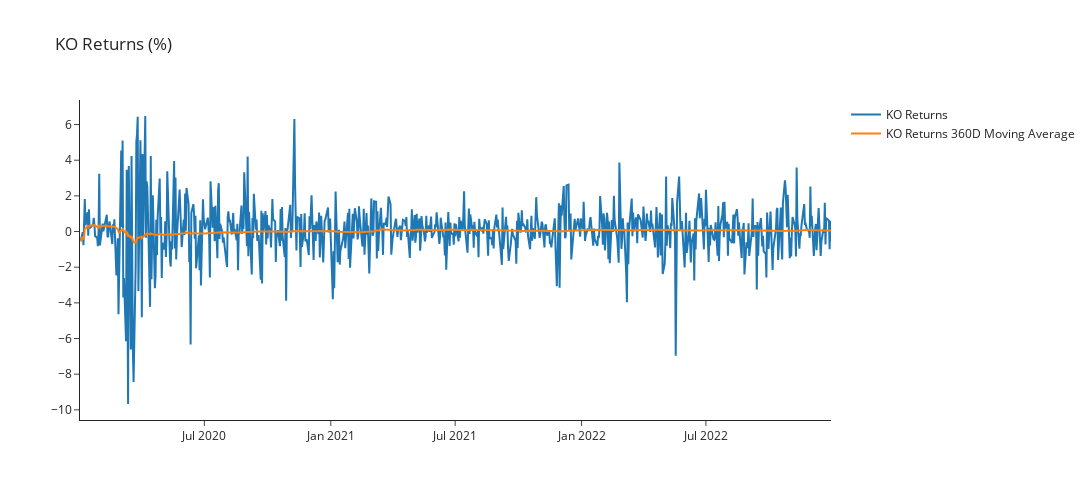

Notebook cell for this chart:
### Code cell
# Calculate and plot returns
coca['returns'] = coca['Adj Close'].pct_change()*100
coca['returns MA 360D'] = coca['returns'].rolling('360D').mean()
fig = go.Figure()
fig.add_trace(go.Scatter(name='KO Returns', x=coca.index, y=coca['returns']))
fig.add_trace(go.Scatter(name='KO Returns 360D Moving Average', x=coca.index, y=coca['returns MA 360D']))
fig.update_layout(title_text='KO Returns (%)', template='simple_white', height=500, width=1100)
fig.show()

### Figure 1 — Plotly figure (JSON) as saved in the notebook; plotly's stock layout.template omitted (floating-point values rounded to 4 significant figures; data arrays with more than 128 entries replaced by an {"elided": "..."} marker saying what was removed)
{"data": [{"name": "KO Returns", "type": "scatter", "x": {"elided": "756 str values"}, "y": {"elided": "756 float values"}}, {"name": "KO Returns 360D Moving Average", "type": "scatter", "x": {"elided": "756 str values"}, "y": {"elided": "756 float values"}}], "layout": {"height": 500, "title": {"text": "KO Returns (%)"}, "width": 1100}}
